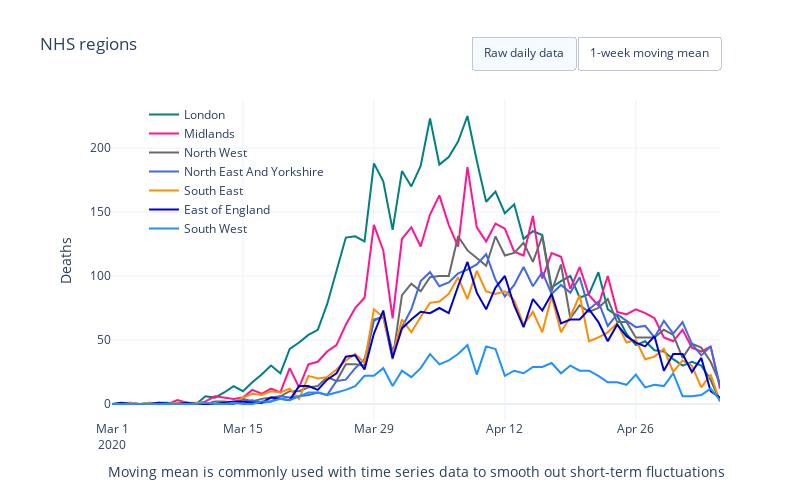

The notebook cell saved with this chart:
### Code cell
fig = go.Figure()
#fig.add_trace(go.Scatter(x=df_region2_t["Date"], y=df_region2_t["Cum England"],
                   # line=dict(color='tomato', width=3),
                   # mode='lines+markers',
                   # name='England'))
            
            
            
            

fig.add_trace(go.Scatter(x=df_region2_t["Date"], y=df_region2_t["London"],
                    line=dict(color='teal', width=2),
                    mode='lines',
                    name='London'))
fig.add_trace(go.Scatter(x=df_region2_t["Date"], y=df_region2_t["Midlands"],
                    line=dict(color='deeppink', width=2),
                    mode='lines',
                    name='Midlands'))
fig.add_trace(go.Scatter(x=df_region2_t["Date"], y=df_region2_t["North West"],
                    line=dict(color='dimgrey', width=2),
                    mode='lines',
                    name='North West'))
fig.add_trace(go.Scatter(x=df_region2_t["Date"], y=df_region2_t["North East And Yorkshire"],
                    line=dict(color='royalblue', width=2),
                    mode='lines',
                    name='North East And Yorkshire'))
fig.add_trace(go.Scatter(x=df_region2_t["Date"], y=df_region2_t["South East"],
                    line=dict(color='darkorange', width=2),
                    mode='lines',
                    name='South East'))
fig.add_trace(go.Scatter(x=df_region2_t["Date"], y=df_region2_t["East Of England"],
                    line=dict(color='mediumblue', width=2),
                    mode='lines',
                    name='East of England'))
fig.add_trace(go.Scatter(x=df_region2_t["Date"], y=df_region2_t["South West"],
                    line=dict(color='dodgerblue', width=2),
                    mode='lines',
                    name='South West'))


fig.add_trace(go.Scatter(x=df_region2_t["Date"], y=df_region2_t["MA7 London"],
                    line=dict(color='teal', width=2),
                    mode='lines',
                    name='London',
                    visible=False))
fig.add_trace(go.Scatter(x=df_region2_t["Date"], y=df_region2_t["MA7 Midlands"],
                    line=dict(color='deeppink', width=2),
                    mode='lines',
                    name='Midlands',
                    visible=False))
fig.add_trace(go.Scatter(x=df_region2_t["Date"], y=df_region2_t["MA7 North West"],
                    line=dict(color='dimgrey', width=2),
                    mode='lines',
                    name='North West',
                    visible=False))
fig.add_trace(go.Scatter(x=df_region2_t["Date"], y=df_region2_t["MA7 North East And Yorkshire"],
                    line=dict(color='royalblue', width=2),
                    mode='lines',
                    name='North East And Yorkshire',
                    visible=False))
fig.add_trace(go.Scatter(x=df_region2_t["Date"], y=df_region2_t["MA7 South East"],
                    line=dict(color='darkorange', width=2),
                    mode='lines',
                    name='South East',
                    visible=False))
fig.add_trace(go.Scatter(x=df_region2_t["Date"], y=df_region2_t["MA7 East Of England"],
                    line=dict(color='mediumblue', width=2),
                    mode='lines',
                    name='East of England',
                    visible=False))
fig.add_trace(go.Scatter(x=df_region2_t["Date"], y=df_region2_t["MA7 South West"],
                    line=dict(color='dodgerblue', width=2),
                    mode='lines',
                    name='South West',
                    visible=False))


fig.update_layout(
    updatemenus=[
        dict(
            type="buttons",
            direction="right",
            active=0,
            x=1,
            y=1.2,
            buttons=list([
                dict(label="Raw daily data",
                     method="update",
                     args=[{"visible": [True, True, True, True, True, True, True, False, False, False, False, False, False, False]},
                           {"title": "NHS regions raw daily data"}]),
                dict(label="1-week moving mean",
                     method="update",
                     args=[{"visible": [False, False, False, False, False, False, False, True, True, True, True, True, True, True]},
                           {"title": "NHS regions 1-week moving mean"}]),
            ]),
        )
    ])

# Set title
fig.update_layout(
    title_text="NHS regions",
    xaxis_domain=[0.05, 1.0],
    yaxis_title = "Deaths", width=800, height=500, legend=dict(x=.1, y=1),
    legend_bgcolor = "rgba(0,0,0,0)",
    xaxis_title = "Moving mean is commonly used with time series data to smooth out short-term fluctuations"
    
)

fig.show()
